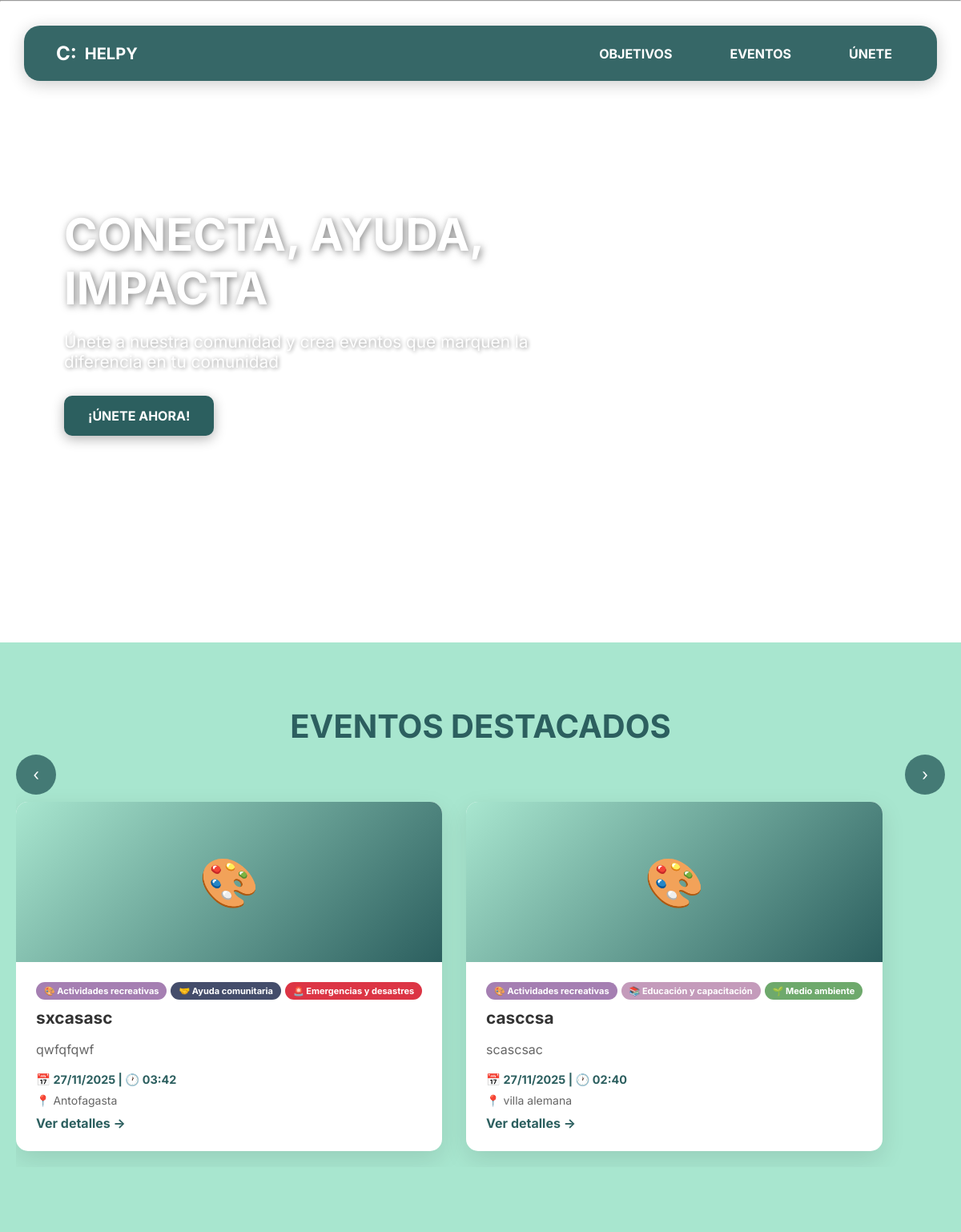
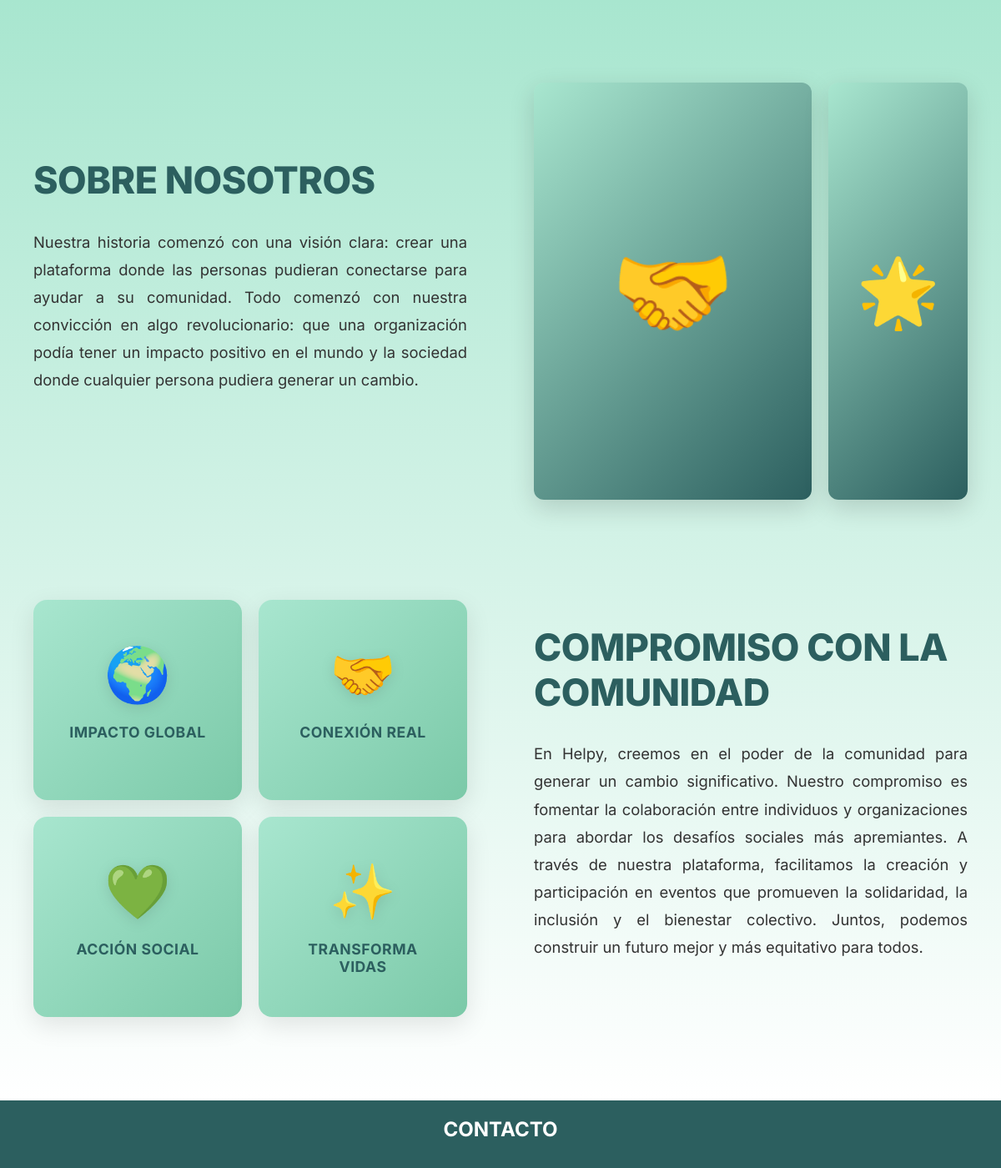
The page / on the database its author committed (2 pictures, top to bottom).
### Humanet/models.py (models this page shows, shortened)
class Evento(models.Model):
    REGIONES = [
        ('tarapaca', 'Tarapacá'),
        ('antofagasta', 'Antofagasta'),
        ('atacama', 'Atacama'),
        ('coquimbo', 'Coquimbo'),
        ('valparaiso', 'Valparaíso'),
        ('ohiggins', "O'Higgins"),
        ('maule', 'Maule'),
        ('nuble', 'Ñuble'),
        ('biobio', 'Biobío'),
        ('araucania', 'La Araucanía'),
        ('los_rios', 'Los Ríos'),
        ('los_lagos', 'Los Lagos'),
        ('aysen', 'Aysén'),
        ('magallanes', 'Magallanes'),
        ('metropolitana', 'Metropolitana'),
        ('arica', 'Arica y Parinacota'),
    ]
    creador = models.ForeignKey(User, on_delete=models.CASCADE, related_name='eventos')
    nombre = models.CharField(max_length=200)
    imagen = models.ImageField(upload_to='eventos/', blank=True, null=True)  # NUEVO
    fecha = models.DateField()
    hora = models.TimeField()
    ubicacion = models.CharField(max_length=300)
    ciudad = models.CharField(max_length=100, blank=True, null=True)  # NUEVO
    region = models.CharField(max_length=50, choices=REGIONES, blank=True, null=True)  # NUEVO
    latitud = models.DecimalField(max_digits=9, decimal_places=6, null=True, blank=True)
    longitud = models.DecimalField(max_digits=9, decimal_places=6, null=True, blank=True)
    descripcion = models.TextField()
    detalles = models.TextField(blank=True, null=True)
    fecha_creacion = models.DateTimeField(auto_now_add=True)
    categorias = models.ManyToManyField(Categoria, related_name='eventos')
    class Meta:
        ordering = ['-fecha_creacion']
        verbose_name = 'Evento'
        verbose_name_plural = 'Eventos'

class Categoria(models.Model):
    nombre = models.CharField(max_length=100, unique=True)
    icono = models.CharField(max_length=10, default='📌')
    descripcion = models.TextField(blank=True)
    color = models.CharField(max_length=7, default='#667eea')
    class Meta:
        verbose_name = 'Categoría'
        verbose_name_plural = 'Categorías'
        ordering = ['nombre']

### Humanet/views.py (the view, shortened to what this page needs)
# urls.py: path('', views.inicio, name='inicio'),
def inicio(request):
    if request.user.is_authenticated:
        try:
            perfil = request.user.perfilusuario
            if perfil.preferencias.exists():
                eventos_destacados = Evento.objects.filter(
                    categorias__in=perfil.preferencias.all()
                ).distinct().annotate(
                    coincidencias=Count('categorias', filter=Q(categorias__in=perfil.preferencias.all()))
                ).order_by('-coincidencias', '-fecha_creacion')[:6]
            else:
                eventos_destacados = Evento.objects.all().order_by('-fecha_creacion')[:6]
        except PerfilUsuario.DoesNotExist:
            eventos_destacados = Evento.objects.all().order_by('-fecha_creacion')[:6]
    else:
        eventos_destacados = Evento.objects.all().order_by('-fecha_creacion')[:6]
    context = {
        'eventos_destacados': eventos_destacados,
        'show_login_error': request.method == 'POST' and 'username' in request.POST
    }
    return render(request, 'Humanet/inicio.html', context)

### Humanet/templates/Humanet/inicio.html (shortened to what this page needs)
{% extends 'Humanet/base.html' %}
{% block content %}
{% load static %}
<section class="hero">
    <video autoplay muted loop playsinline class="video-bg">
        <source src="{% static 'videos/fondo_vid.mp4' %}" type="video/mp4">
    </video>
    <div class="nav-container-wrapper">
        <div class="nav-container">
            <div class="logo">
                <span class="logo-icon">c:</span>
                <span>HELPY</span>
            </div>
            <ul class="nav-links">
                <li><a href="#sobre-nosotros">OBJETIVOS</a></li>
                <li><a href="{% url 'lista_eventos' %}">EVENTOS</a></li>
                {% if user.is_authenticated %}
                    <li><a href="{% url 'perfil' %}">PERFIL</a></li>
                {% else %}
                    <li><a href="#" id="openLoginBtn">ÚNETE</a></li>
                {% endif %}
            </ul>
        </div>
    </div>
    <div class="hero-content">
        <h1>CONECTA, AYUDA, IMPACTA</h1>
        <p>Únete a nuestra comunidad y crea eventos que marquen la diferencia en tu comunidad</p>
        {% if user.is_authenticated %}
            <a href="{% url 'crear_evento' %}" class="cta-button">¡CREA TU EVENTO AQUÍ!</a>
        {% else %}
            <a href="{% url 'registro' %}" class="cta-button">¡ÚNETE AHORA!</a>
        {% endif %}
    </div>
</section>
<section class="events-section">
    <div class="events-container">
        <h2 class="events-title">EVENTOS DESTACADOS</h2>
        <button class="carousel-arrow arrow-left" onclick="scrollEvents('left')">‹</button>
        <button class="carousel-arrow arrow-right" onclick="scrollEvents('right')">›</button>
        <div class="events-carousel" id="eventsCarousel">
            {% for evento in eventos_destacados %}
            <div class="event-card">
                {% if evento.imagen %}
                    <img src="{{ evento.imagen.url }}" alt="{{ evento.nombre }}" class="event-image">
                {% else %}
                    <div style="width: 100%; height: 200px; background: linear-gradient(135deg, #a8e6cf 0%, #2c5f5f 100%); display: flex; align-items: center; justify-content: center; font-size: 60px; color: white;">
                        {{ evento.categorias.first.icono|default:"📅" }}
                    </div>
                {% endif %}
                <div class="event-content">
                    <div style="display: flex; flex-wrap: wrap; gap: 5px; margin-bottom: 10px;">
                        {% for categoria in evento.categorias.all|slice:":3" %}
                        <span style="padding: 4px 10px; background: {{ categoria.color }}; color: white; border-radius: 15px; font-size: 11px; font-weight: bold;">
                            {{ categoria.icono }} {{ categoria.nombre }}
                        </span>
                        {% endfor %}
                    </div>
                    <h3 class="event-title">{{ evento.nombre }}</h3>
                    <p class="event-description">{{ evento.descripcion|truncatewords:20 }}</p>
                    <div class="event-date">
                        📅 {{ evento.fecha|date:"d/m/Y" }} | 🕐 {{ evento.hora|time:"H:i" }}
                    </div>
                    {% if evento.ciudad %}
                    <div style="margin-top: 8px; font-size: 14px; color: #666;">
                        📍 {{ evento.ciudad }}
                    </div>
                    {% endif %}
                    <a href="{% url 'detalle_evento' evento.id %}" style="display: inline-block; margin-top: 10px; color: #2c5f5f; font-weight: bold; text-decoration: none;">Ver detalles →</a>
                </div>
            </div>
            {% endfor %}
        </div>
    </div>
</section>
<section class="about-section" id="sobre-nosotros">
    <div class="about-container">
        <div class="about-row">
            <div class="about-text-content">
                <h2 class="about-section-title">SOBRE NOSOTROS</h2>
                <p class="about-description">
                    Nuestra historia comenzó con una visión clara: crear una plataforma donde las personas pudieran conectarse para ayudar a su comunidad. Todo comenzó con nuestra convicción en algo revolucionario: que una organización podía tener un impacto positivo en el mundo y la sociedad donde cualquier persona pudiera generar un cambio.                 </p>
            </div>
            <div class="about-image-content">
                <div class="about-image-grid">
                    <div class="about-image-item primary">
                        <div class="image-placeholder">🤝</div>
                    </div>
                    <div class="about-image-item secondary">
                        <div class="image-placeholder secondary-ph">🌟</div>
                    </div>
                </div>
            </div>
        </div>
        <div class="about-row reverse">
            <div class="about-image-content">
                <div class="about-image-grid community">
                    <div class="community-card">
                        <div class="community-icon">🌍</div>
                        <span>Impacto Global</span>
                    </div>
                    <div class="community-card">
                        <div class="community-icon">🤝</div>
                        <span>Conexión Real</span>
                    </div>
                    <div class="community-card">
                        <div class="community-icon">💚</div>
                        <span>Acción Social</span>
                    </div>
                    <div class="community-card">
                        <div class="community-icon">✨</div>
                        <span>Transforma Vidas</span>
                    </div>
                </div>
            </div>
            <div class="about-text-content">
                <h2 class="about-section-title">COMPROMISO CON LA COMUNIDAD</h2>
                <p class="about-description">
                    En Helpy, creemos en el poder de la comunidad para generar un cambio significativo. Nuestro compromiso es fomentar la colaboración entre individuos y organizaciones para abordar los desafíos sociales más apremiantes. A través de nuestra plataforma, facilitamos la creación y participación en eventos que promueven la solidaridad, la inclusión y el bienestar colectivo. Juntos, podemos construir un futuro mejor y más equitativo para todos.                </p>
            </div>
        </div>
    </div>
</section>
<footer class="footer">
    <div class="footer-content">
        <h3>Contacto</h3>
        <div class="footer-line"></div>
    </div>
</footer>
{% endblock %}

### Humanet/templates/Humanet/base.html (style rules this page uses)
* { font-family: 'Inter', -apple-system, BlinkMacSystemFont, 'Segoe UI', sans-serif; }

### rows shown on the page
Evento: categorias.first.icono "🎨", nombre "sxcasasc", descripcion "qwfqfqwf", fecha "27/11/2025", hora "03:42", ciudad "Antofagasta"
Categoria: icono "🎨", nombre "Actividades recreativas"
Categoria: icono "🤝", nombre "Ayuda comunitaria"
Categoria: icono "🚨", nombre "Emergencias y desastres"
Evento: categorias.first.icono "🎨", nombre "casccsa", descripcion "scascsac", fecha "27/11/2025", hora "02:40", ciudad "villa alemana"
Categoria: icono "📚", nombre "Educación y capacitación"
Categoria: icono "🌱", nombre "Medio ambiente"
